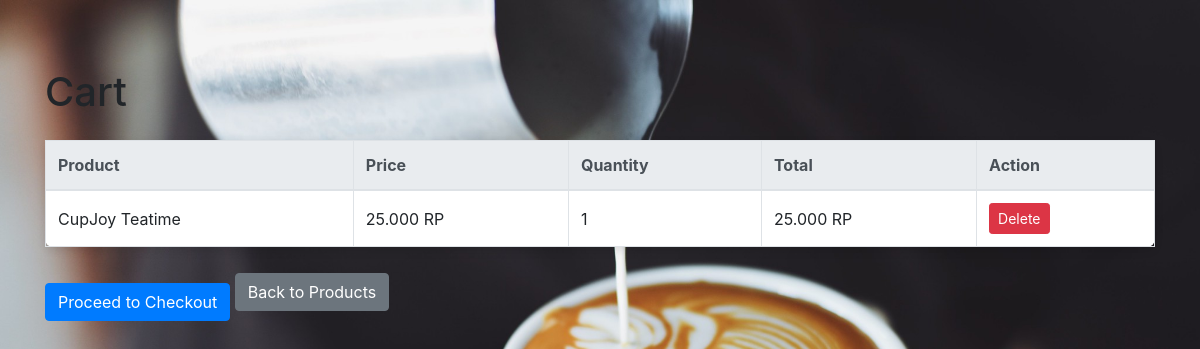
Screenshot of /Order/cart.php (signed in) with the database file from the repository.
### tables this page shows
CREATE TABLE `cart` (
  `id` int(11) NOT NULL,
  `user_id` int(11) NOT NULL,
  `product_id` int(11) NOT NULL,
  `quantity` int(11) NOT NULL,
  `created_at` timestamp NOT NULL DEFAULT current_timestamp()
);

CREATE TABLE `products` (
  `id` int(11) NOT NULL,
  `name` varchar(100) NOT NULL,
  `description` text NOT NULL,
  `price` decimal(10,2) NOT NULL,
  `image` varchar(255) NOT NULL,
  `created_at` timestamp NOT NULL DEFAULT current_timestamp()
);

### Order/cart.php (the view, shortened to what this page needs)
<?php
require '../config.php';
if (isset($_SESSION['user_id'])) {
    $sql = "SELECT cart.id, products.name, products.price, cart.quantity FROM cart
            JOIN products ON cart.product_id = products.id
            WHERE cart.user_id = ?";
    $stmt = $pdo->prepare($sql);
    $stmt->execute([$_SESSION['user_id']]);
    $cart_items = $stmt->fetchAll();
} else {
    $cart_items = [];
}
?>
<!DOCTYPE html>
<html lang="en">
<head>
    <link href="https://stackpath.bootstrapcdn.com/bootstrap/4.5.2/css/bootstrap.min.css" rel="stylesheet">
</head>
<body>
    <div class="container mt-5">
        <h1 class="mb-4">Cart</h1>
        <table class="table table-bordered">
            <thead class="thead-light">
                <tr>
                    <th>Product</th>
                    <th>Price</th>
                    <th>Quantity</th>
                    <th>Total</th>
                    <th>Action</th>
                </tr>
            </thead>
            <tbody>
                <?php foreach ($cart_items as $item): ?>
                    <tr>
                        <td><?php echo $item['name']; ?></td>
                        <td><?php echo number_format($item['price'], 0, ',', '.'); ?> RP</td>
                        <td><?php echo $item['quantity']; ?></td>
                        <td><?php echo number_format($item['price'] * $item['quantity'], 0, ',', '.'); ?> RP</td>
                        <td>
                            <a href="cart.php?action=delete&id=<?php echo $item['id']; ?>"
                                class="btn btn-danger btn-sm">Delete</a>
                        </td>
                    </tr>
                <?php endforeach; ?>
            </tbody>
        </table>
        <a href="checkout.php" class="btn btn-primary btn-checkout">Proceed to Checkout</a>
        <a href="../index.php" class="btn btn-secondary">Back to Products</a>
    </div>
</body>
</html>

### Order/cart.php (style rules this page uses)
body { background-image: url("cart.jpg"); height: 100%; background-position: justify; background-repeat: no-repeat; background-size: cover; }
.container { padding-top: 20px; }
.table { background-color: #ffffff; box-shadow: 0 4px 8px rgba(0, 0, 0, 0.1); border-radius: 8px; }
.table th, .table td { vertical-align: middle; }
.btn-checkout { margin-top: 20px; }
.btn-primary { background-color: #007bff; border-color: #007bff; }
.btn-secondary { background-color: #6c757d; border-color: #6c757d; }

### rows the page displays
cart: product.name "CupJoy Teatime", product.price "25.000", quantity "1", $item['price'] * $item['quantity'] "25.000"
